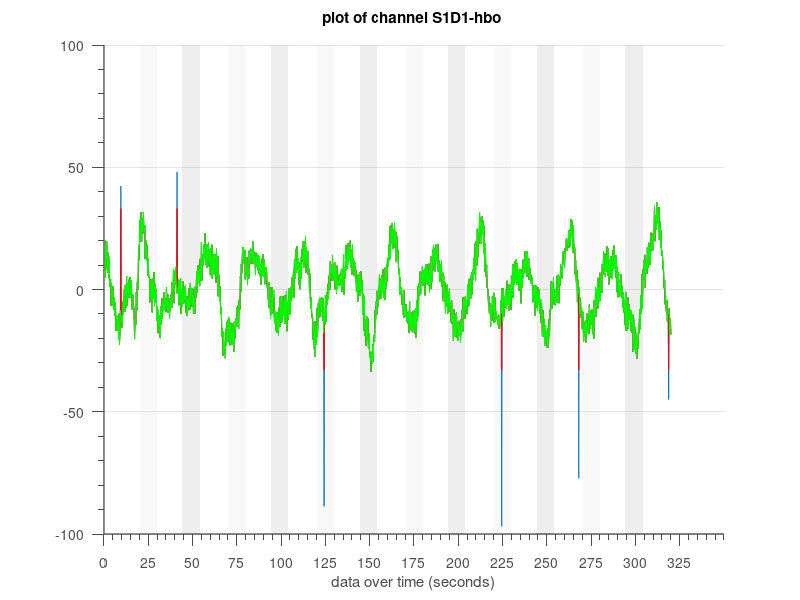
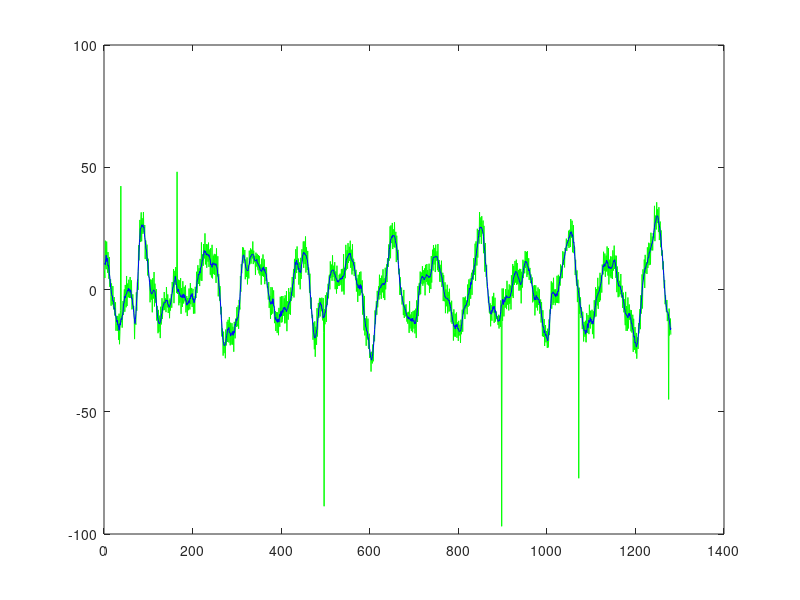

Reproduce these figures in MATLAB, in order. (Note: this script raises an error after producing the figures.)
%% Let's explore the training set.

% Load data.
% This dataset represents the output of the acquisition equipment during the training run.

addpath('data')
addpath(genpath('classification'))
load('training_dataset_workshop.mat')

% You should see TRAIN, chans_label 
% in MATLAB's Workspace.

%% What we know about the data:
sampling_freq=4;

%% Let's see what is inside each variable.
% traindata is a 41x1280

[train_rows, train_cols]=size(TRAIN);
[num_chans]=numel(chans_labels);

fprintf('Our training set has %i samples, and %i channels.\n', train_cols, num_chans);

%% Checking the training data.
% First we have to select a channel.

chan_idx=1;

%% Now we can plot it over time.

figure, 
plot(TRAIN(chan_idx,:))

%% Re-arrange the plot considering what we know.
% 
% Sampling_Freq=4Hz.
% 
% If possible , make a "prettier" plot.

int_t=100;
set(gca, ...
  'Box'         , 'off'     , ...
  'TickDir'     , 'out'     , ...
  'TickLength'  , [.02 .02] , ...
  'XMinorTick'  , 'on'      , ...
  'YMinorTick'  , 'on'      , ...
  'YGrid'       , 'on'      , ...
  'XColor'      , [.3 .3 .3], ...
  'YColor'      , [.3 .3 .3], ...
  'XTick'       , 0:int_t:train_cols+int_t, ...
  'XTickLabel'  , 0:int_t/sampling_freq:(train_cols+int_t)/sampling_freq, ...
  'LineWidth'   , 1         );

ylim=get(gca, 'ylim');

xlabel('data over time (seconds)')

title(sprintf('plot of channel %s \n', chans_labels{chan_idx}))
%% 
% If you look closely, the matrix TRAIN has 41 lines. The last one represents 
% the task.
% 
% Let's edit the figure and add the condition.

hold on;

idxs=find(diff(TRAIN(end,:)));
st_int=1;
colors=[255, 255, 255;
    190, 190, 190;
    90, 90, 90]/255;

for i=1:numel(idxs)
    end_int=idxs(i);
    
    p=patch([st_int end_int end_int st_int],...
        [ylim(1) ylim(1)  ylim(2) ylim(2)],...
        colors(TRAIN(end,st_int)+1,:));
    set(p, 'FaceAlpha', 0.1,...
           'EdgeColor', 'none')   
    st_int=end_int+1;
end

%% 
% There are several moments that represent outliers (data points that differ 
% significantly from other observations).
% 
% How can we identify them? clean them?

% [Example] Rule - values that are greater than 3 times the mean + STD
outlcoef=3;
                
% outlier detection.
datasegment=TRAIN(chan_idx,:);

% compute the mean and standard deviation of the entir signal.
m_data=mean(datasegment);
std_data=std(datasegment);

% Find elements that exceed by far the mean - e.g. x(i) > mean + 3*STD
outliers_idxs=find(abs(m_data-datasegment)>outlcoef*std_data);

% Replace elements by limit values
for i =1:length(outliers_idxs)
    if datasegment(outliers_idxs(i)) > m_data
        datasegment(outliers_idxs(i))=m_data+std_data*2.5;
    else
        datasegment(outliers_idxs(i))=m_data-std_data*2.5;
    end
end

plot(datasegment, 'r')

%% TO DISCUSS
% better alternative to substitute outliers?
for i =1:length(outliers_idxs)
    if datasegment(outliers_idxs(i)) > m_data
        datasegment(outliers_idxs(i))=mean([datasegment(outliers_idxs(i)-1) datasegment(outliers_idxs(i)+1)]);
    else
        datasegment(outliers_idxs(i))=mean([datasegment(outliers_idxs(i)-1) datasegment(outliers_idxs(i)+1)]);
    end
end

plot(datasegment, 'g')

%% Low pass filter to remove high frequency noise [not related with the task]
% moving average filter - sliding window.
% Set the number of points of the average.
movingavwindow=5;

% low pass filter - moving average of x samples (pr channel)
datasegmentcleaned=movmean(datasegment,movingavwindow);

%% Let's check what we have done to the data.
figure, plot(1:length(datasegment),TRAIN(chan_idx,:), 'g', 1:length(datasegment),datasegmentcleaned,'b');


%% Looks OK!
% Now we train the classifier - we will try to define a model that
% automatically identifies what the participant is thinking!

%% Training the classifier.

% Number of features available (Hbo and Hbr per channel, 20 channels = 40
% feats).
nfeats = 40;

datatrain=TRAIN(1:40,:)';
labelstrain=TRAIN(41,:)';

%% Feature Selection - Which are the best feats?
% Select the 10 best features availables. 
ntopfeats = 10;

% Feature Selection using two criteria - Fisher score,  Kruskal Wallis     
[ ~ , ~ , fs1] = FS_kruskal( datatrain , labelstrain , chans_labels , ntopfeats );
[ ~ , ~ , fs2] = FS_fisher( datatrain , labelstrain , chans_labels , ntopfeats );

% Plot intersection of feature selection methods
plotFSfig(fs1,fs2,nfeats,chans_labels)
bestfeats=unique([fs1',fs2']);

varslabels=chans_labels;
varslabels(41)={'response'};
%% Train model

% Let's use the trinaing set to train the classifier and help the model to
% create the best fit to decide the correct class for each timepoint.
[trainedClassifier, validationAccuracy] = trainSVMClassifier(TRAIN([bestfeats 41],:)', varslabels([bestfeats 41])');

fprintf('The accuracy in the training set is %.3f.\n', validationAccuracy);

%% Save the classifier 

% for use in the client in real-time.
save classifier.mat trainedClassifier bestfeats

copyfile classifier.mat client


